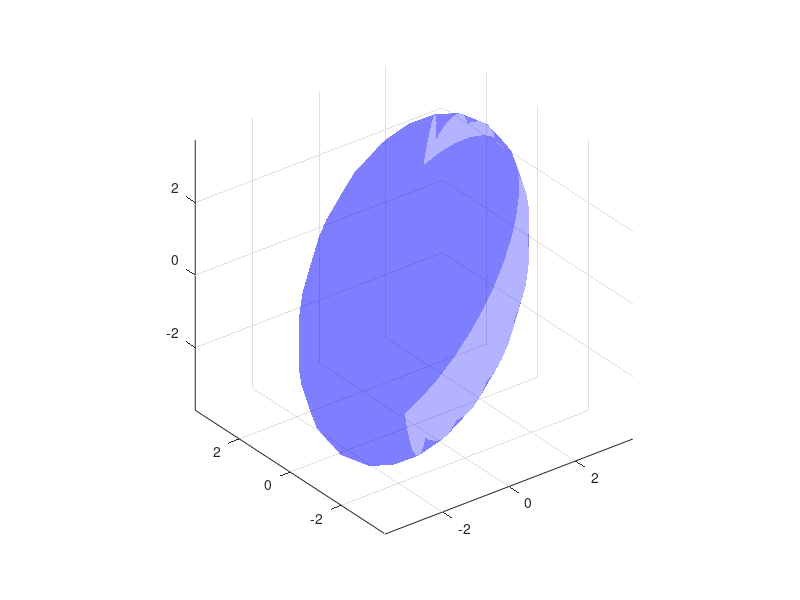
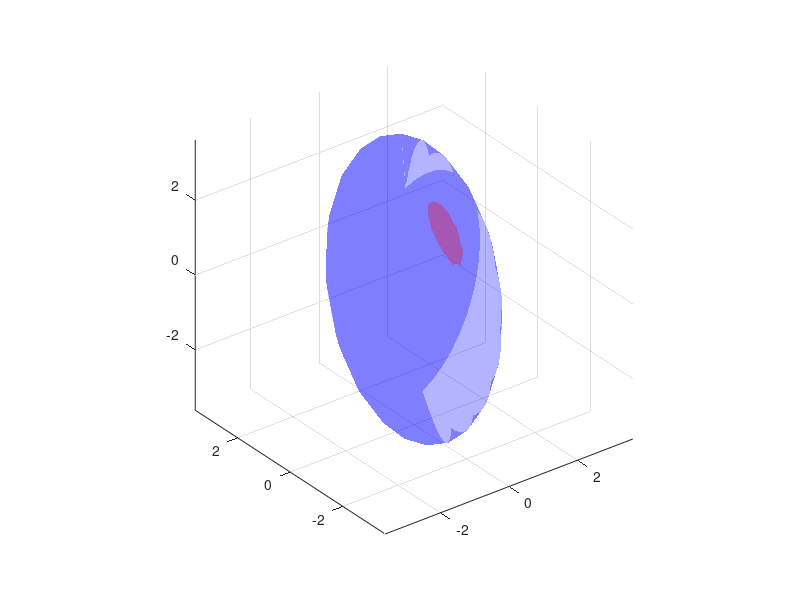
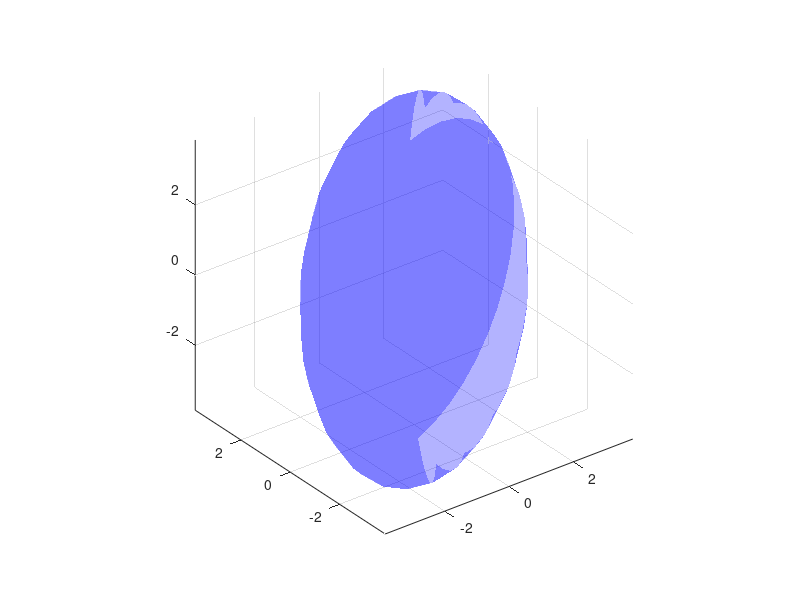
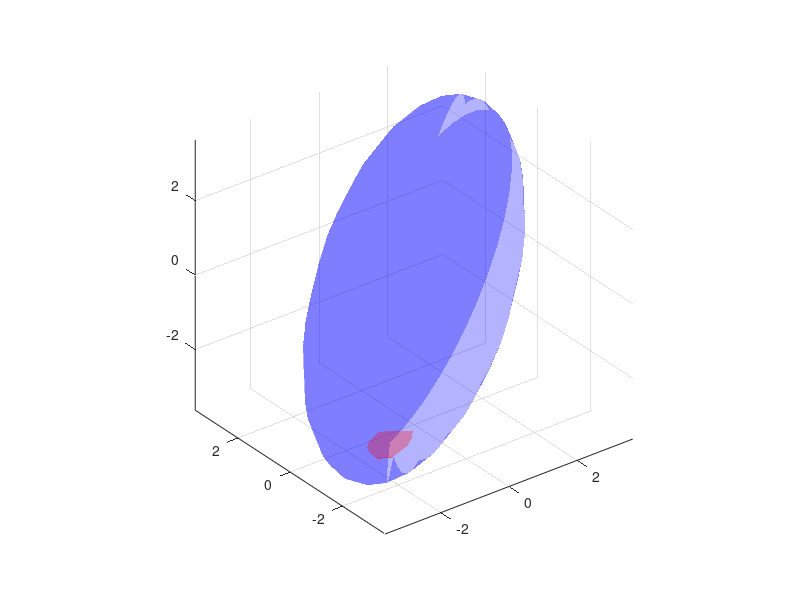

Source code (MATLAB) for these figures, in order:
clear; close all;

[PX,PY,PZ] = sphere(20);
sh = size(PX);
PX = PX(:); PY = PY(:); PZ = PZ(:);
PP = [PX, PY, PZ]';

for i = 1:10
T = rand(3, 3) + eye(3);
T = T + T';

T2 = rand(3, 3) + eye(3);
T2 = rand * (T2 + T2');

PPt = T * PP;
PPt2 = T2 * PP;

[V,D] = eig(T2);
M = V*D;

v1 = pinv(T)*M(:, 1);
v2 = pinv(T)*M(:, 2);
v3 = pinv(T)*M(:, 3);

if (norm(v1) < 1) && ...
   (norm(v2) < 1) && ...
   (norm(v3) < 1)
    Color = 'g';
else
    Color = 'r';
end

figure;
surf(reshape(PPt(1, :), sh), reshape(PPt(2, :), sh), reshape(PPt(3, :), sh), ...
    'FaceAlpha', 0.3, 'EdgeAlpha', 0.05, 'FaceColor', 'b'); hold on;

surf(reshape(PPt2(1, :), sh), reshape(PPt2(2, :), sh), reshape(PPt2(3, :), sh), ...
    'FaceAlpha', 0.3, 'EdgeAlpha', 0.05, 'FaceColor', Color); hold on;

axis equal;

end